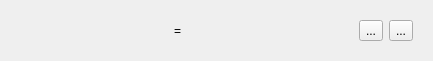
<?xml version="1.0" encoding="UTF-8"?>
<ui version="4.0">
 <class>xPL_NameValuePairForm</class>
 <widget class="QWidget" name="xPL_NameValuePairForm">
  <property name="geometry">
   <rect>
    <x>0</x>
    <y>0</y>
    <width>433</width>
    <height>40</height>
   </rect>
  </property>
  <property name="windowTitle">
   <string>Form</string>
  </property>
  <layout class="QHBoxLayout" name="horizontalLayout">
   <item>
    <widget class="QWidget" name="namePartWidget" native="true">
     <layout class="QGridLayout" name="namePartLayout"/>
    </widget>
   </item>
   <item>
    <widget class="QLabel" name="label">
     <property name="sizePolicy">
      <sizepolicy hsizetype="Fixed" vsizetype="Preferred">
       <horstretch>0</horstretch>
       <verstretch>0</verstretch>
      </sizepolicy>
     </property>
     <property name="text">
      <string>=</string>
     </property>
    </widget>
   </item>
   <item>
    <widget class="QWidget" name="valuePartWidget" native="true">
     <layout class="QGridLayout" name="valuePartLayout"/>
    </widget>
   </item>
   <item>
    <widget class="QWidget" name="widget" native="true">
     <property name="sizePolicy">
      <sizepolicy hsizetype="Fixed" vsizetype="Preferred">
       <horstretch>0</horstretch>
       <verstretch>0</verstretch>
      </sizepolicy>
     </property>
     <layout class="QHBoxLayout" name="horizontalLayout_2">
      <item>
       <widget class="QToolButton" name="removeToolButton">
        <property name="text">
         <string>...</string>
        </property>
       </widget>
      </item>
      <item>
       <widget class="QToolButton" name="addToolButton">
        <property name="text">
         <string>...</string>
        </property>
       </widget>
      </item>
     </layout>
    </widget>
   </item>
  </layout>
 </widget>
 <resources/>
 <connections/>
</ui>
